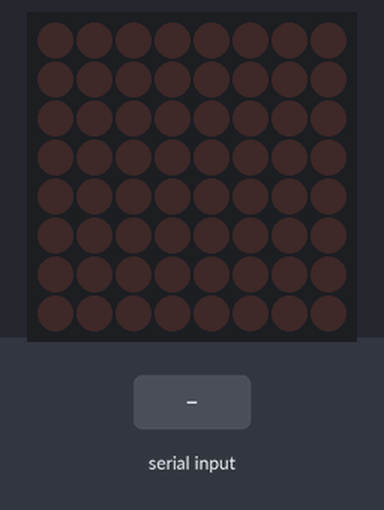
The sketch below on a simulated Arduino Uno, built with avr-gcc and run on an emulated ATmega328P. On the bench: 8×8 LED matrix. The inputs (shaded band) are chosen by the test bench.

Above: at 1.2 s.
1.3 s: "B:\n" received over Serial
At 2.5 s:
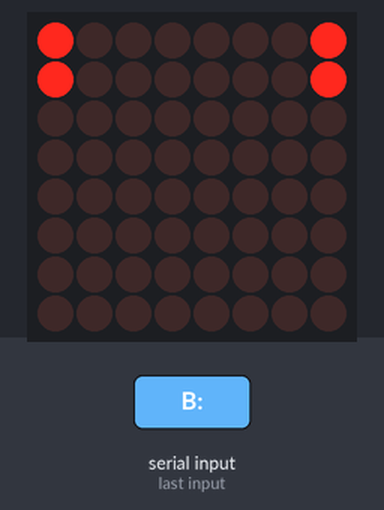
2.8 s: "RESET\n" received over Serial
At 3.7 s:
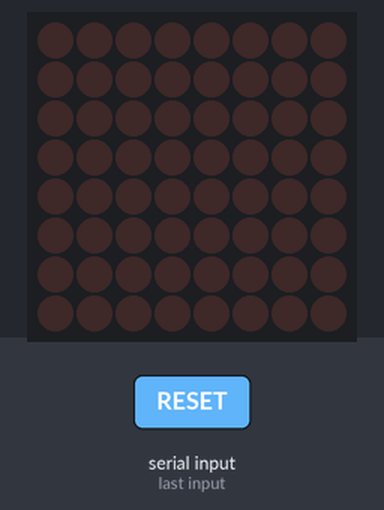
4.3 s: "$TRIANGLE\n" received over Serial
At 4.9 s:
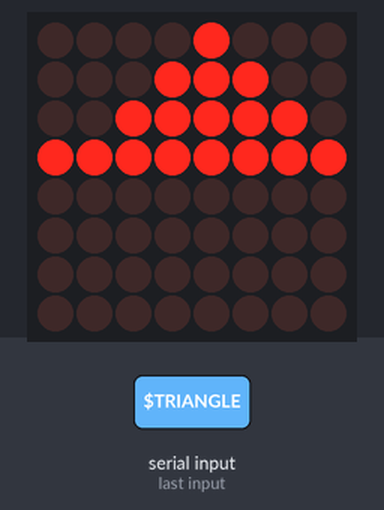
5.8 s: "$HEART\n" received over Serial
At 7.0 s:
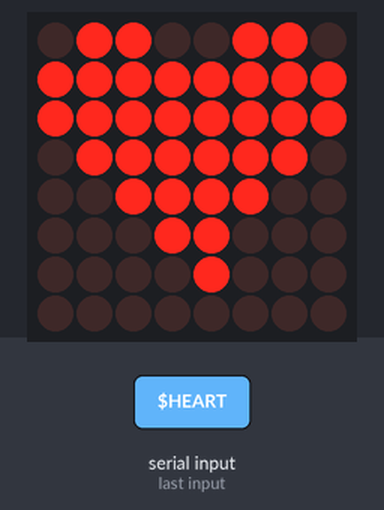
7.3 s: "$CAT\n" received over Serial
At 8.3 s:
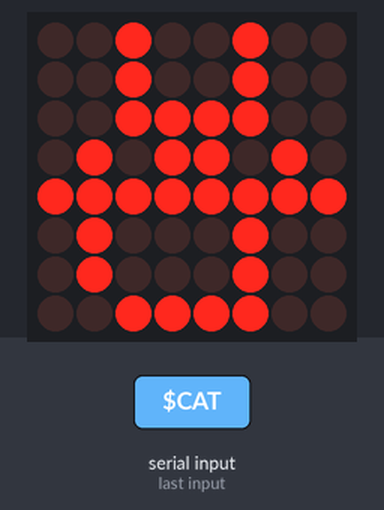
8.8 s: "$HI\n" received over Serial
At 9.5 s:
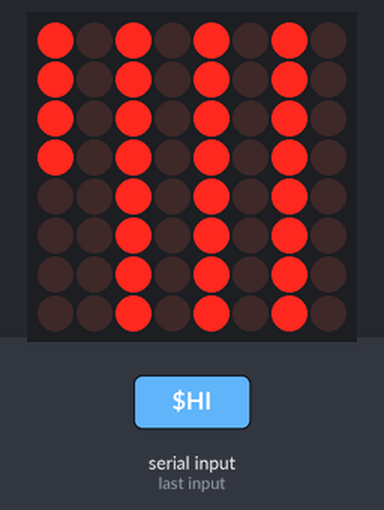
Timing chart, 0 to 11.8 s (numbered marks = the images above; inputs shaded):
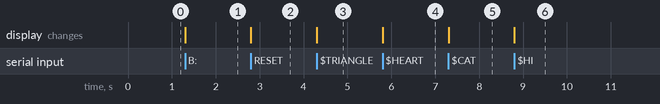

Measured:
- after the input at 1.3 s, the display: changes at once (image 1)
- after the input at 2.8 s, the display: changes at once (image 2)
- after the input at 4.3 s, the display: changes at once (image 3)
- after the input at 5.8 s, the display: changes at once (image 4)
- after the input at 7.3 s, the display: changes at once (image 5)
- after the input at 8.8 s, the display: changes at once (image 6)

The sketch:

ProArdPong.ino
```cpp
#include <LedControl.h>

const int DIN_PIN = 11;
const int CS_PIN = 10;
const int CLK_PIN = 13;

LedControl matrix = LedControl(DIN_PIN, CLK_PIN, CS_PIN, 1);

#define MAX_INPUT 64
char inputData[MAX_INPUT];
byte inputPos = 0;

int ballX = 0, ballY = 0;
int p1Y = 0, p2Y = 0;

int modoActual = 0; // 0 = juego, 1 = figura
unsigned long tiempoFiguraMostrada = 0;
const unsigned long DURACION_FIGURA = 5000;

const byte trianglePattern[8] PROGMEM = {
  0b00001000,
  0b00011100,
  0b00111110,
  0b11111111,
  0b00000000,
  0b00000000,
  0b00000000,
  0b00000000
};

const byte heartPattern[8] PROGMEM = {
  0b01100110,
  0b11111111,
  0b11111111,
  0b01111110,
  0b00111100,
  0b00011000,
  0b00001000,
  0b00000000
};

const byte catPattern[8] PROGMEM = {
  0b00100100,
  0b00100100,
  0b00111100,
  0b01011010,
  0b11111111,
  0b01000100,
  0b01000100,
  0b00111100
};

const byte hiPattern[8] PROGMEM = {
  0b10101010,
  0b10101010,
  0b10101010,
  0b10101010,
  0b00101010,
  0b00101010,
  0b00101010,
  0b00101010
};

const byte squarePattern[8] PROGMEM = {
  0b11111111,
  0b10000001,
  0b10000001,
  0b10000001,
  0b10000001,
  0b10000001,
  0b10000001,
  0b11111111
};

void setup() {
  Serial.begin(115200);
  matrix.shutdown(0, false);
  matrix.setIntensity(0, 15);
  matrix.clearDisplay(0);
  // Serial.println("Arduino iniciado"); // Solo para debug
}

void loop() {
  while (Serial.available() > 0) {
    char c = Serial.read();
    if (c == '\n') {
      inputData[inputPos] = '\0';

      // NUEVO: Procesar comando de brillo
      if (strncmp(inputData, "#BRILLO:", 8) == 0) {
        int nivel = atoi(inputData + 8);
        nivel = constrain(nivel, 0, 15); // El rango válido para setIntensity es 0-15
        matrix.setIntensity(0, nivel);
        // Opcional: Serial.println("Brillo ajustado a: " + String(nivel));
      }
      // Procesar comando de juego
      else if (strncmp(inputData, "B:", 2) == 0) {
        modoActual = 0;
        parseData(inputData);
        drawGame();
      }
      else if (strcmp(inputData, "RESET") == 0) {
        modoActual = 0;
        matrix.clearDisplay(0);
      }
      else if (inputData[0] == '$') {
        modoActual = 1;
        processFigureCommand(inputData);
        tiempoFiguraMostrada = millis();
      }
      inputPos = 0;
    } else {
      if (inputPos < MAX_INPUT - 1) {
        inputData[inputPos++] = c;
      } else {
        inputPos = 0;
        while (Serial.available() > 0 && Serial.read() != '\n') { }
        break;
      }
    }
  }

  // MODO FIGURA
  if (modoActual == 1 && millis() - tiempoFiguraMostrada >= DURACION_FIGURA) {
    modoActual = 0;
    matrix.clearDisplay(0);
  }
}

void parseData(char *data) {
  int bx = -1, by = -1, p1 = -1, p2 = -1;
  int r = sscanf(data, "B:%d,%d;P1:%d;P2:%d;", &bx, &by, &p1, &p2);
  if (r == 4) {
    ballX = constrain(bx, 0, 7);
    ballY = constrain(by, 0, 7);
    p1Y = constrain(p1, 0, 6);
    p2Y = constrain(p2, 0, 6);
  }
}

void drawGame() {
  matrix.clearDisplay(0);
  matrix.setLed(0, p1Y, 0, true);
  matrix.setLed(0, p1Y + 1, 0, true);
  matrix.setLed(0, p2Y, 7, true);
  matrix.setLed(0, p2Y + 1, 7, true);
  matrix.setLed(0, ballY, ballX, true);
}

void processFigureCommand(char *command) {
  if (strcmp(command, "$TRIANGLE") == 0) mostrarFigura(trianglePattern);
  else if (strcmp(command, "$HEART") == 0) mostrarFigura(heartPattern);
  else if (strcmp(command, "$CAT") == 0) mostrarFigura(catPattern);
  else if (strcmp(command, "$HI") == 0) mostrarFigura(hiPattern);
  else if (strcmp(command, "$SQUARE") == 0) mostrarFigura(squarePattern);
}

void mostrarFigura(const byte datos[8]) {
  matrix.clearDisplay(0);
  for (int fila = 0; fila < 8; fila++) {
    byte filaData = pgm_read_byte(&datos[fila]);
    matrix.setRow(0, fila, filaData);
  }
}
```
